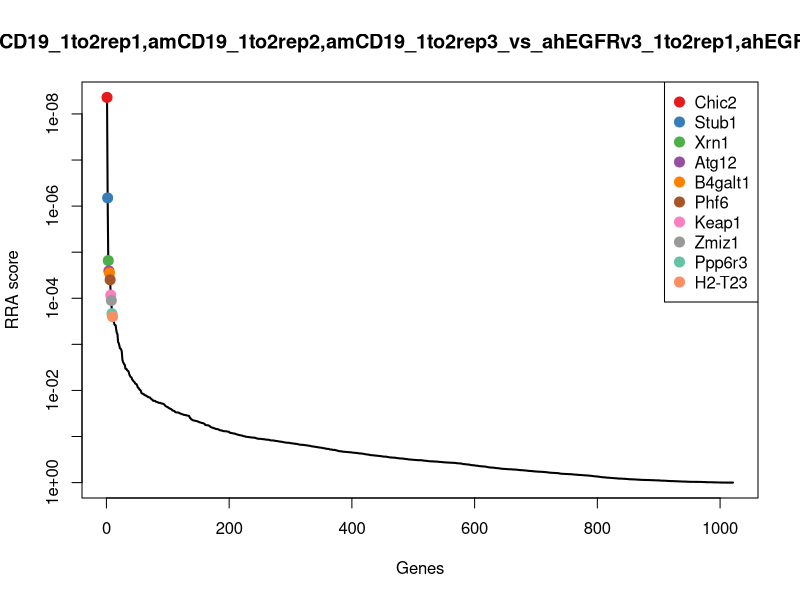
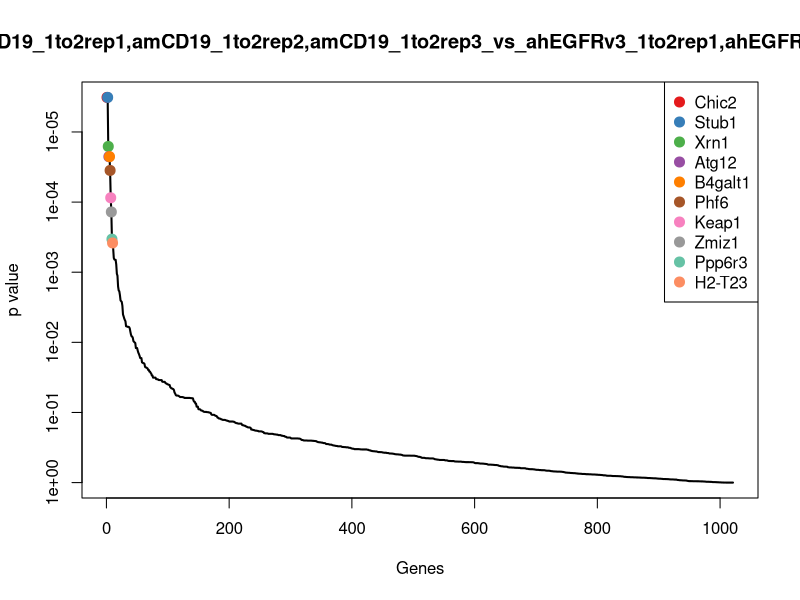
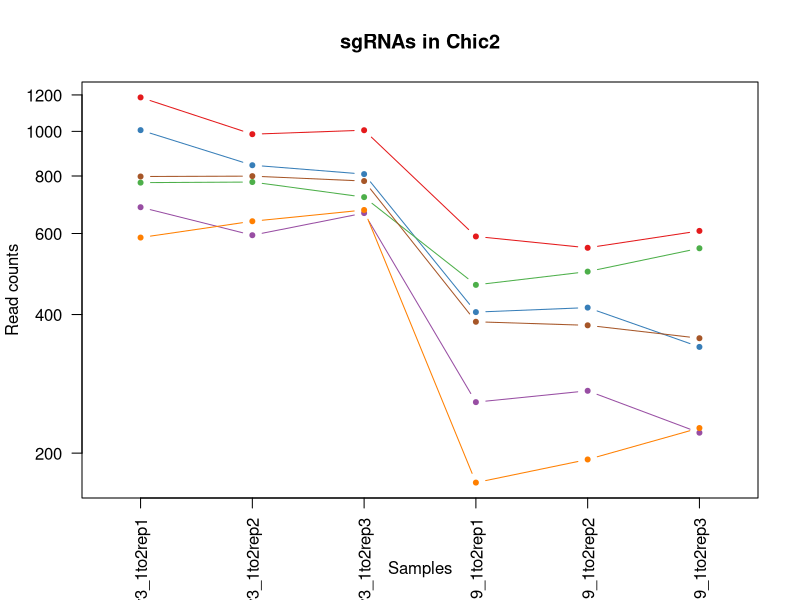
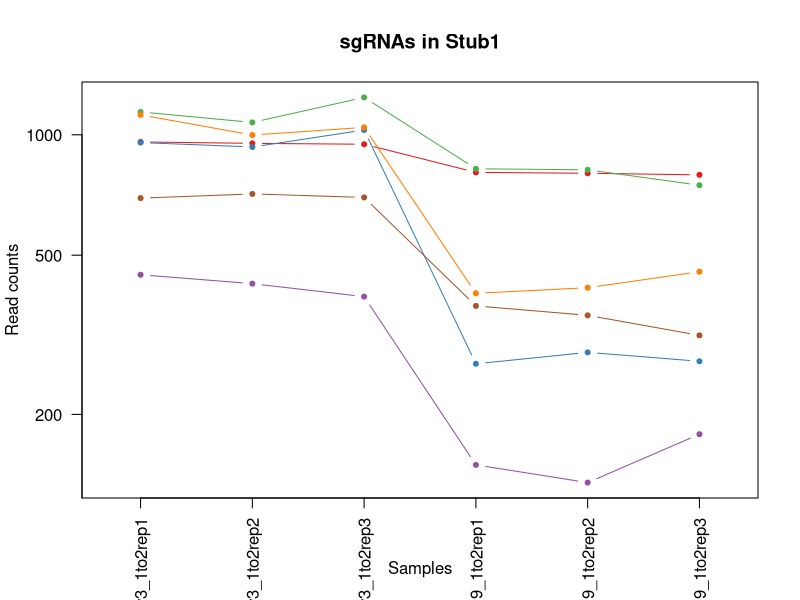
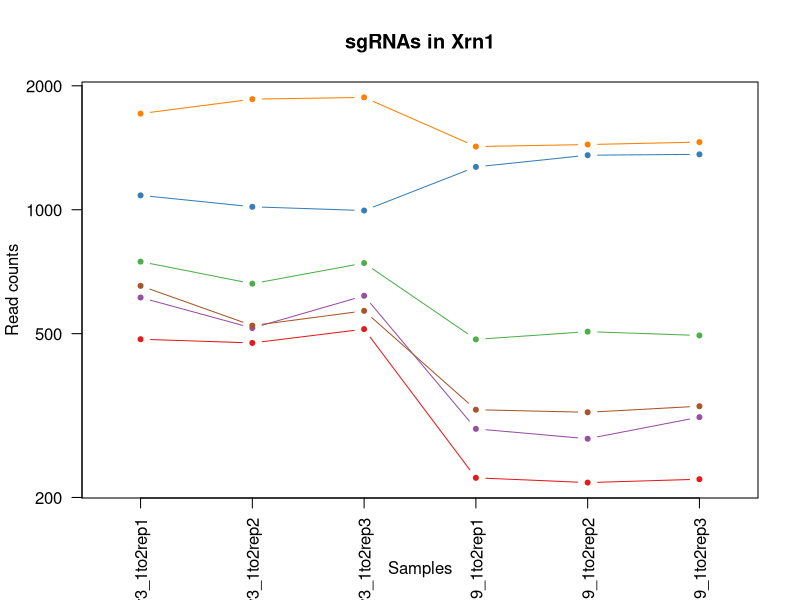
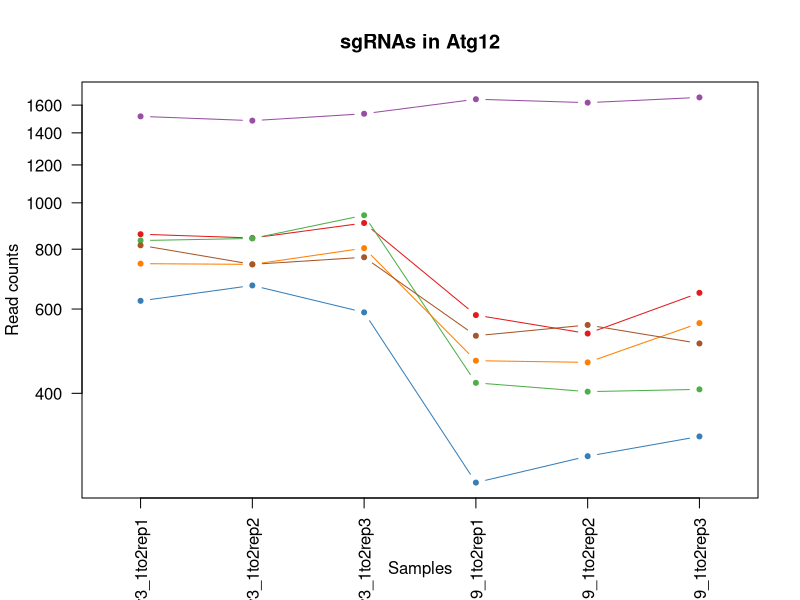
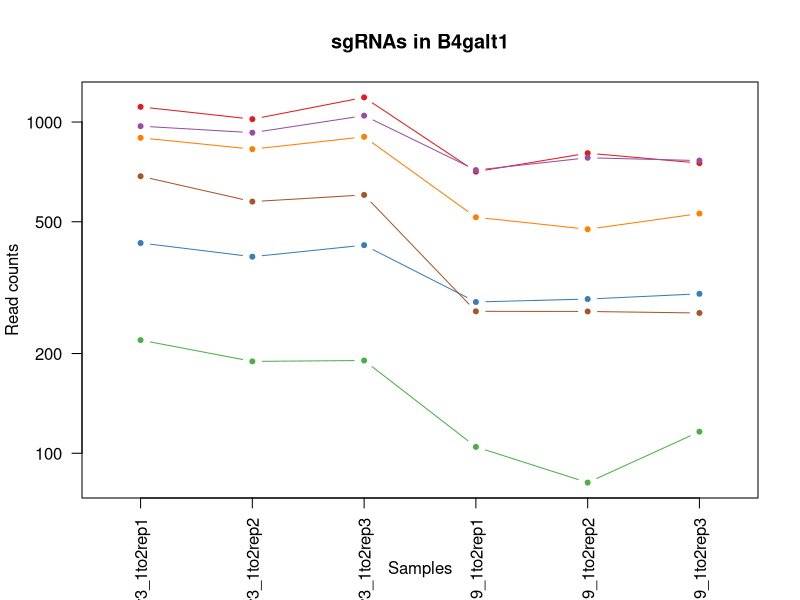
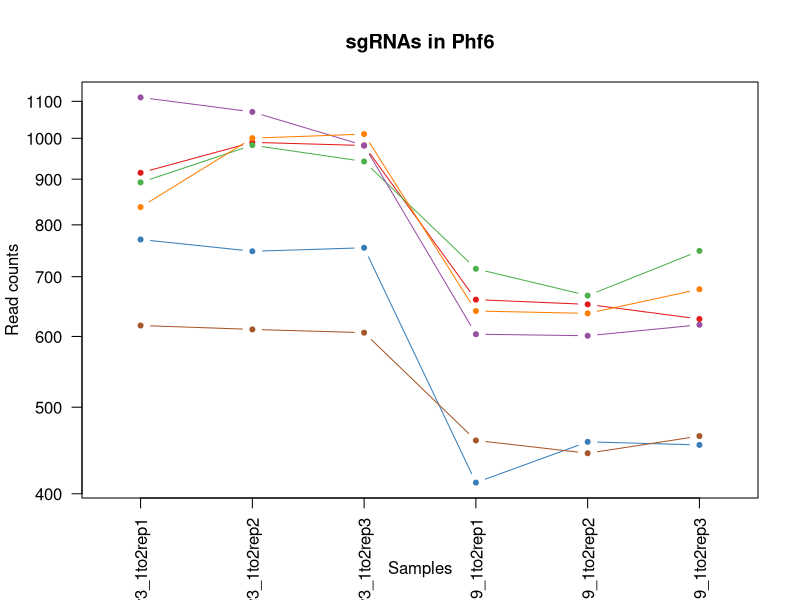

Here is the R script that generated these plots, in order: (Note: this script raises an error after producing the figures.)
pdf(file='cd19_1to2_v_egfr_1to2.pdf',width=4.5,height=4.5);
gstable=read.table('cd19_1to2_v_egfr_1to2.gene_summary.txt',header=T)
# 
#
# parameters
# Do not modify the variables beginning with "__"

# gstablename='__GENE_SUMMARY_FILE__'
startindex=3
# outputfile='__OUTPUT_FILE__'
targetgenelist=c("Chic2","Stub1","Xrn1","Atg12","B4galt1","Phf6","Keap1","Zmiz1","Ppp6r3","H2-T23")
# samplelabel=sub('.\\w+.\\w+$','',colnames(gstable)[startindex]);
samplelabel='amCD19_1to2rep1,amCD19_1to2rep2,amCD19_1to2rep3_vs_ahEGFRv3_1to2rep1,ahEGFRv3_1to2rep2,ahEGFRv3_1to2rep3 neg.'


# You need to write some codes in front of this code:
# gstable=read.table(gstablename,header=T)
# pdf(file=outputfile,width=6,height=6)


# set up color using RColorBrewer
#library(RColorBrewer)
#colors <- brewer.pal(length(targetgenelist), "Set1")

colors=c( "#E41A1C", "#377EB8", "#4DAF4A", "#984EA3", "#FF7F00",  "#A65628", "#F781BF",
          "#999999", "#66C2A5", "#FC8D62", "#8DA0CB", "#E78AC3", "#A6D854", "#FFD92F", "#E5C494", "#B3B3B3", 
          "#8DD3C7", "#FFFFB3", "#BEBADA", "#FB8072", "#80B1D3", "#FDB462", "#B3DE69", "#FCCDE5",
          "#D9D9D9", "#BC80BD", "#CCEBC5", "#FFED6F")

######
# function definition

plotrankedvalues<-function(val, tglist, ...){
  
  plot(val,log='y',ylim=c(max(val),min(val)),type='l',lwd=2, ...)
  if(length(tglist)>0){
    for(i in 1:length(tglist)){
      targetgene=tglist[i];
      tx=which(names(val)==targetgene);ty=val[targetgene];
      points(tx,ty,col=colors[(i %% length(colors)) ],cex=2,pch=20)
      # text(tx+50,ty,targetgene,col=colors[i])
    }
    legend('topright',tglist,pch=20,pt.cex = 2,cex=1,col=colors)
  }
}



plotrandvalues<-function(val,targetgenelist, ...){
  # choose the one with the best distance distribution
  
  mindiffvalue=0;
  randval=val;
  for(i in 1:20){
    randval0=sample(val)
    vindex=sort(which(names(randval0) %in% targetgenelist))
    if(max(vindex)>0.9*length(val)){
      # print('pass...')
      next;
    }
    mindiffind=min(diff(vindex));
    if (mindiffind > mindiffvalue){
      mindiffvalue=mindiffind;
      randval=randval0;
      # print(paste('Diff: ',mindiffvalue))
    }
  }
  plot(randval,log='y',ylim=c(max(randval),min(randval)),pch=20,col='grey', ...)
  
  if(length(targetgenelist)>0){
    for(i in 1:length(targetgenelist)){
      targetgene=targetgenelist[i];
      tx=which(names(randval)==targetgene);ty=randval[targetgene];
      points(tx,ty,col=colors[(i %% length(colors)) ],cex=2,pch=20)
      text(tx+50,ty,targetgene,col=colors[i])
    }
  }
  
}




# set.seed(1235)



pvec=gstable[,startindex]
names(pvec)=gstable[,'id']
pvec=sort(pvec);

plotrankedvalues(pvec,targetgenelist,xlab='Genes',ylab='RRA score',main=paste('Distribution of RRA scores in \\n',samplelabel))

# plotrandvalues(pvec,targetgenelist,xlab='Genes',ylab='RRA score',main=paste('Distribution of RRA scores in \\n',samplelabel))


pvec=gstable[,startindex+1]
names(pvec)=gstable[,'id']
pvec=sort(pvec);

plotrankedvalues(pvec,targetgenelist,xlab='Genes',ylab='p value',main=paste('Distribution of p values in \\n',samplelabel))

# plotrandvalues(pvec,targetgenelist,xlab='Genes',ylab='p value',main=paste('Distribution of p values in \\n',samplelabel))



# you need to write after this code:
# dev.off()






# parameters
# Do not modify the variables beginning with "__"
targetmat=list(c(1184.1666674198034,984.9957602031236,1004.7463278294315,590.1530453478806,557.5501981453393,606.8385079894366),c(1005.1647293214611,843.2568438897415,806.5545135920651,403.93697479483154,413.12801059685614,339.20119861729773),c(772.8064442899589,775.0786309795071,718.6607524954939,463.0085379612066,494.832993194006,556.2201473038365),c(683.3054752407877,593.8681177180946,663.5117259250962,257.10194635269914,272.1581462567033,220.5098701131318),c(586.9198162647573,636.9280416614005,673.8521684070458,171.58882634042286,192.754712465107,225.74625225302148),c(796.9028590339666,798.4027564487978,778.9800003068663,384.8090400552434,378.02939131216505,354.32852479920126))
targetgene="Chic2"
collabel=c("ahEGFRv3_1to2rep1","ahEGFRv3_1to2rep2","ahEGFRv3_1to2rep3","amCD19_1to2rep1","amCD19_1to2rep2","amCD19_1to2rep3")

# set up color using RColorBrewer
#library(RColorBrewer)
#colors <- brewer.pal(length(targetgenelist), "Set1")

colors=c( "#E41A1C", "#377EB8", "#4DAF4A", "#984EA3", "#FF7F00",  "#A65628", "#F781BF",
          "#999999", "#66C2A5", "#FC8D62", "#8DA0CB", "#E78AC3", "#A6D854", "#FFD92F", "#E5C494", "#B3B3B3", 
          "#8DD3C7", "#FFFFB3", "#BEBADA", "#FB8072", "#80B1D3", "#FDB462", "#B3DE69", "#FCCDE5",
          "#D9D9D9", "#BC80BD", "#CCEBC5", "#FFED6F")


## code

targetmatvec=unlist(targetmat)+1
yrange=range(targetmatvec[targetmatvec>0]);
# yrange[1]=1; # set the minimum value to 1
for(i in 1:length(targetmat)){
  vali=targetmat[[i]]+1;
  if(i==1){
    plot(1:length(vali),vali,type='b',las=1,pch=20,main=paste('sgRNAs in',targetgene),ylab='Read counts',xlab='Samples',xlim=c(0.7,length(vali)+0.3),ylim = yrange,col=colors[(i %% length(colors))],xaxt='n',log='y')
    axis(1,at=1:length(vali),labels=(collabel),las=2)
    # lines(0:100,rep(1,101),col='black');
  }else{
    lines(1:length(vali),vali,type='b',pch=20,col=colors[(i %% length(colors))])
  }
}




# parameters
# Do not modify the variables beginning with "__"
targetmat=list(c(958.6930723151606,950.9066537480063,946.150487098384,804.4984316944416,800.3635971312352,793.0209840744028),c(955.250727351731,931.1708552739912,1027.1506198736554,266.66591372249326,284.8166646872476,270.5464105609665),c(1139.4161828952178,1072.9097715873731,1239.1296907536214,821.3760211705488,816.4744387701099,747.0571852909268),c(445.7836727641411,423.4225854425085,392.936814314083,148.52278738974306,134.06521792349233,177.45517251848338),c(1120.4832855963548,997.5549046865879,1042.6612835965798,400.5614568996101,413.70339779824457,453.819785457105),c(693.6325101310767,710.4887450645482,696.2564604512698,372.43214110609813,352.71235445107635,314.1829283933804))
targetgene="Stub1"
collabel=c("ahEGFRv3_1to2rep1","ahEGFRv3_1to2rep2","ahEGFRv3_1to2rep3","amCD19_1to2rep1","amCD19_1to2rep2","amCD19_1to2rep3")

# set up color using RColorBrewer
#library(RColorBrewer)
#colors <- brewer.pal(length(targetgenelist), "Set1")

colors=c( "#E41A1C", "#377EB8", "#4DAF4A", "#984EA3", "#FF7F00",  "#A65628", "#F781BF",
          "#999999", "#66C2A5", "#FC8D62", "#8DA0CB", "#E78AC3", "#A6D854", "#FFD92F", "#E5C494", "#B3B3B3", 
          "#8DD3C7", "#FFFFB3", "#BEBADA", "#FB8072", "#80B1D3", "#FDB462", "#B3DE69", "#FCCDE5",
          "#D9D9D9", "#BC80BD", "#CCEBC5", "#FFED6F")


## code

targetmatvec=unlist(targetmat)+1
yrange=range(targetmatvec[targetmatvec>0]);
# yrange[1]=1; # set the minimum value to 1
for(i in 1:length(targetmat)){
  vali=targetmat[[i]]+1;
  if(i==1){
    plot(1:length(vali),vali,type='b',las=1,pch=20,main=paste('sgRNAs in',targetgene),ylab='Read counts',xlab='Samples',xlim=c(0.7,length(vali)+0.3),ylim = yrange,col=colors[(i %% length(colors))],xaxt='n',log='y')
    axis(1,at=1:length(vali),labels=(collabel),las=2)
    # lines(0:100,rep(1,101),col='black');
  }else{
    lines(1:length(vali),vali,type='b',pch=20,col=colors[(i %% length(colors))])
  }
}




# parameters
# Do not modify the variables beginning with "__"
targetmat=list(c(483.6494673618674,473.6591633763654,511.8519028565028,222.22159476874435,216.34558772203053,220.5098701131318),c(1082.6174909986285,1015.4965396629652,994.4058853474819,1269.7573149191292,1355.612246471021,1362.0411766090806),c(746.9888570642365,660.2521671306912,741.0650445397179,483.2616453325352,504.61457561760847,493.9653818629259),c(611.0162310087649,514.9249238220336,616.9797347563233,292.54488425252424,276.7612438678103,312.43746768008384),c(1710.8454468245416,1855.1650565574312,1873.3434963131938,1422.780792835834,1439.043390672336,1458.6233360781569),c(652.3243705699208,522.1015778125847,567.0009294269004,325.7374768888683,321.0660583747155,332.2193557641115))
targetgene="Xrn1"
collabel=c("ahEGFRv3_1to2rep1","ahEGFRv3_1to2rep2","ahEGFRv3_1to2rep3","amCD19_1to2rep1","amCD19_1to2rep2","amCD19_1to2rep3")

# set up color using RColorBrewer
#library(RColorBrewer)
#colors <- brewer.pal(length(targetgenelist), "Set1")

colors=c( "#E41A1C", "#377EB8", "#4DAF4A", "#984EA3", "#FF7F00",  "#A65628", "#F781BF",
          "#999999", "#66C2A5", "#FC8D62", "#8DA0CB", "#E78AC3", "#A6D854", "#FFD92F", "#E5C494", "#B3B3B3", 
          "#8DD3C7", "#FFFFB3", "#BEBADA", "#FB8072", "#80B1D3", "#FDB462", "#B3DE69", "#FCCDE5",
          "#D9D9D9", "#BC80BD", "#CCEBC5", "#FFED6F")


## code

targetmatvec=unlist(targetmat)+1
yrange=range(targetmatvec[targetmatvec>0]);
# yrange[1]=1; # set the minimum value to 1
for(i in 1:length(targetmat)){
  vali=targetmat[[i]]+1;
  if(i==1){
    plot(1:length(vali),vali,type='b',las=1,pch=20,main=paste('sgRNAs in',targetgene),ylab='Read counts',xlab='Samples',xlim=c(0.7,length(vali)+0.3),ylim = yrange,col=colors[(i %% length(colors))],xaxt='n',log='y')
    axis(1,at=1:length(vali),labels=(collabel),las=2)
    # lines(0:100,rep(1,101),col='black');
  }else{
    lines(1:length(vali),vali,type='b',pch=20,col=colors[(i %% length(colors))])
  }
}




# parameters
# Do not modify the variables beginning with "__"
targetmat=list(c(858.8650683757005,843.2568438897415,906.5121242509107,581.714250609827,532.2331612842506,647.565924633023),c(623.0644383807687,671.0171481165177,589.4052214711245,259.35229161618014,294.5982471108501,324.07387243539426),c(833.047481149978,841.4626803921037,940.9802658574092,419.6893916391982,402.19565377047695,406.692346198098),c(1514.631783909051,1483.7732125464174,1533.8323014891835,1645.0023876045784,1617.988810304122,1659.351318107261),c(745.2676845825216,742.7836880220276,803.1076994314152,466.94664217229825,463.18669711764517,559.7110687304296),c(814.1145838511148,742.7836880220276,768.6395578249167,526.5807916545436,554.6732621383974,507.3472473315328))
targetgene="Atg12"
collabel=c("ahEGFRv3_1to2rep1","ahEGFRv3_1to2rep2","ahEGFRv3_1to2rep3","amCD19_1to2rep1","amCD19_1to2rep2","amCD19_1to2rep3")

# set up color using RColorBrewer
#library(RColorBrewer)
#colors <- brewer.pal(length(targetgenelist), "Set1")

colors=c( "#E41A1C", "#377EB8", "#4DAF4A", "#984EA3", "#FF7F00",  "#A65628", "#F781BF",
          "#999999", "#66C2A5", "#FC8D62", "#8DA0CB", "#E78AC3", "#A6D854", "#FFD92F", "#E5C494", "#B3B3B3", 
          "#8DD3C7", "#FFFFB3", "#BEBADA", "#FB8072", "#80B1D3", "#FDB462", "#B3DE69", "#FCCDE5",
          "#D9D9D9", "#BC80BD", "#CCEBC5", "#FFED6F")


## code

targetmatvec=unlist(targetmat)+1
yrange=range(targetmatvec[targetmatvec>0]);
# yrange[1]=1; # set the minimum value to 1
for(i in 1:length(targetmat)){
  vali=targetmat[[i]]+1;
  if(i==1){
    plot(1:length(vali),vali,type='b',las=1,pch=20,main=paste('sgRNAs in',targetgene),ylab='Read counts',xlab='Samples',xlim=c(0.7,length(vali)+0.3),ylim = yrange,col=colors[(i %% length(colors))],xaxt='n',log='y')
    axis(1,at=1:length(vali),labels=(collabel),las=2)
    # lines(0:100,rep(1,101),col='black');
  }else{
    lines(1:length(vali),vali,type='b',pch=20,col=colors[(i %% length(colors))])
  }
}




# parameters
# Do not modify the variables beginning with "__"
targetmat=list(c(1110.1562507060657,1019.0848666582408,1185.7040712635485,707.1709990488903,804.3913075409539,750.5481067175199),c(430.29312042870765,391.127642485029,423.9581417599316,285.2312621462111,291.1459239025198,301.96470340030453),c(218.5889051777835,188.38716725196352,189.57477883574177,103.51588212012396,80.55420819437308,115.20040707757282),c(970.7412796871645,927.5825282787156,1044.3846906769047,715.0472074710736,779.0742706798652,763.9299721861269),c(895.0096904917119,827.1093724110018,901.3419030099359,514.7664790212685,473.543666742636,528.2927758910915),c(685.0266477225026,574.1323192440793,601.4690710333989,267.22850003836345,266.97966144420786,264.14638794554577))
targetgene="B4galt1"
collabel=c("ahEGFRv3_1to2rep1","ahEGFRv3_1to2rep2","ahEGFRv3_1to2rep3","amCD19_1to2rep1","amCD19_1to2rep2","amCD19_1to2rep3")

# set up color using RColorBrewer
#library(RColorBrewer)
#colors <- brewer.pal(length(targetgenelist), "Set1")

colors=c( "#E41A1C", "#377EB8", "#4DAF4A", "#984EA3", "#FF7F00",  "#A65628", "#F781BF",
          "#999999", "#66C2A5", "#FC8D62", "#8DA0CB", "#E78AC3", "#A6D854", "#FFD92F", "#E5C494", "#B3B3B3", 
          "#8DD3C7", "#FFFFB3", "#BEBADA", "#FB8072", "#80B1D3", "#FDB462", "#B3DE69", "#FCCDE5",
          "#D9D9D9", "#BC80BD", "#CCEBC5", "#FFED6F")


## code

targetmatvec=unlist(targetmat)+1
yrange=range(targetmatvec[targetmatvec>0]);
# yrange[1]=1; # set the minimum value to 1
for(i in 1:length(targetmat)){
  vali=targetmat[[i]]+1;
  if(i==1){
    plot(1:length(vali),vali,type='b',las=1,pch=20,main=paste('sgRNAs in',targetgene),ylab='Read counts',xlab='Samples',xlim=c(0.7,length(vali)+0.3),ylim = yrange,col=colors[(i %% length(colors))],xaxt='n',log='y')
    axis(1,at=1:length(vali),labels=(collabel),las=2)
    # lines(0:100,rep(1,101),col='black');
  }else{
    lines(1:length(vali),vali,type='b',pch=20,col=colors[(i %% length(colors))])
  }
}




# parameters
# Do not modify the variables beginning with "__"
targetmat=list(c(913.9425877905751,988.5840871983991,980.6186287048824,658.7885758840497,650.7629247702567,626.6203960734642),c(769.3640993265293,746.372015017303,753.1288941019924,410.6880105852744,456.2820507009846,452.656144981574),c(891.5673455282822,981.407433207848,940.9802658574092,713.3594485234629,665.7229920063546,747.0571852909268),c(1110.1562507060657,1069.3214445920978,980.6186287048824,602.5299442970258,600.1288510480794,617.3112722692159),c(836.4898261134077,999.3490681842255,1009.9165490704062,639.6606411444616,635.8028575341589,676.6569365212989),c(616.1797484539094,610.0155891968343,604.9158851940488,457.94526111837445,443.0481450690519,463.12890926135333))
targetgene="Phf6"
collabel=c("ahEGFRv3_1to2rep1","ahEGFRv3_1to2rep2","ahEGFRv3_1to2rep3","amCD19_1to2rep1","amCD19_1to2rep2","amCD19_1to2rep3")

# set up color using RColorBrewer
#library(RColorBrewer)
#colors <- brewer.pal(length(targetgenelist), "Set1")

colors=c( "#E41A1C", "#377EB8", "#4DAF4A", "#984EA3", "#FF7F00",  "#A65628", "#F781BF",
          "#999999", "#66C2A5", "#FC8D62", "#8DA0CB", "#E78AC3", "#A6D854", "#FFD92F", "#E5C494", "#B3B3B3", 
          "#8DD3C7", "#FFFFB3", "#BEBADA", "#FB8072", "#80B1D3", "#FDB462", "#B3DE69", "#FCCDE5",
          "#D9D9D9", "#BC80BD", "#CCEBC5", "#FFED6F")


## code

targetmatvec=unlist(targetmat)+1
yrange=range(targetmatvec[targetmatvec>0]);
# yrange[1]=1; # set the minimum value to 1
for(i in 1:length(targetmat)){
  vali=targetmat[[i]]+1;
  if(i==1){
    plot(1:length(vali),vali,type='b',las=1,pch=20,main=paste('sgRNAs in',targetgene),ylab='Read counts',xlab='Samples',xlim=c(0.7,length(vali)+0.3),ylim = yrange,col=colors[(i %% length(colors))],xaxt='n',log='y')
    axis(1,at=1:length(vali),labels=(collabel),las=2)
    # lines(0:100,rep(1,101),col='black');
  }else{
    lines(1:length(vali),vali,type='b',pch=20,col=colors[(i %% length(colors))])
  }
}




# parameters
# Do not modify the variables beginning with "__"
targetmat=list(c(1160.070252675796,1225.4136688865817,1330.4702660108424,571.0251106082925,618.5412414925075,591.7111818075331),c(461.2742250995746,511.3365968267581,405.00066387635746,250.3509105622563,231.30565495812837,258.32818556789056),c(931.1543126077233,945.5241632550931,972.0015933032579,504.07733901973404,498.28531640233626,545.1655627862916),c(1056.799903772906,1105.2047145448528,1144.3423013357503,885.510861179756,861.9300276797918,911.1304923408032),c(562.8234015207496,550.8081937747886,486.00079665162895,432.6288769042137,401.6202665690886,418.91057119117386),c(979.3471420957386,818.138554922813,1065.065575640804,659.9137485157902,642.7075039508194,584.7293389543469))
targetgene="Keap1"
collabel=c("ahEGFRv3_1to2rep1","ahEGFRv3_1to2rep2","ahEGFRv3_1to2rep3","amCD19_1to2rep1","amCD19_1to2rep2","amCD19_1to2rep3")

# set up color using RColorBrewer
#library(RColorBrewer)
#colors <- brewer.pal(length(targetgenelist), "Set1")

colors=c( "#E41A1C", "#377EB8", "#4DAF4A", "#984EA3", "#FF7F00",  "#A65628", "#F781BF",
          "#999999", "#66C2A5", "#FC8D62", "#8DA0CB", "#E78AC3", "#A6D854", "#FFD92F", "#E5C494", "#B3B3B3", 
          "#8DD3C7", "#FFFFB3", "#BEBADA", "#FB8072", "#80B1D3", "#FDB462", "#B3DE69", "#FCCDE5",
          "#D9D9D9", "#BC80BD", "#CCEBC5", "#FFED6F")


## code

targetmatvec=unlist(targetmat)+1
yrange=range(targetmatvec[targetmatvec>0]);
# yrange[1]=1; # set the minimum value to 1
for(i in 1:length(targetmat)){
  vali=targetmat[[i]]+1;
  if(i==1){
    plot(1:length(vali),vali,type='b',las=1,pch=20,main=paste('sgRNAs in',targetgene),ylab='Read counts',xlab='Samples',xlim=c(0.7,length(vali)+0.3),ylim = yrange,col=colors[(i %% length(colors))],xaxt='n',log='y')
    axis(1,at=1:length(vali),labels=(collabel),las=2)
    # lines(0:100,rep(1,101),col='black');
  }else{
    lines(1:length(vali),vali,type='b',pch=20,col=colors[(i %% length(colors))])
  }
}




# parameters
# Do not modify the variables beginning with "__"
targetmat=list(c(1201.3783922369519,1367.1525851999638,1344.2575226534418,881.5727569686643,771.018849860428,827.930198340334),c(1199.6572197552368,1037.0265016346182,1018.5335844720308,808.9991222214035,814.1728899645564,874.4758173615754),c(635.1126457527726,642.3105321543137,535.9796019810518,533.8944137608567,481.5990875620733,484.07443782091207),c(387.2638083858369,383.95098849447805,344.68141606498506,968.7736359285514,1010.3799256379937,1000.7308089566932),c(413.08139561155934,464.6883458881767,429.1283630009064,172.1514126562931,151.3268339651437,125.09135111958665),c(406.1967056847,353.4502090346363,391.21340723375806,124.33157580732279,144.42218754848315,149.52780110573846))
targetgene="Zmiz1"
collabel=c("ahEGFRv3_1to2rep1","ahEGFRv3_1to2rep2","ahEGFRv3_1to2rep3","amCD19_1to2rep1","amCD19_1to2rep2","amCD19_1to2rep3")

# set up color using RColorBrewer
#library(RColorBrewer)
#colors <- brewer.pal(length(targetgenelist), "Set1")

colors=c( "#E41A1C", "#377EB8", "#4DAF4A", "#984EA3", "#FF7F00",  "#A65628", "#F781BF",
          "#999999", "#66C2A5", "#FC8D62", "#8DA0CB", "#E78AC3", "#A6D854", "#FFD92F", "#E5C494", "#B3B3B3", 
          "#8DD3C7", "#FFFFB3", "#BEBADA", "#FB8072", "#80B1D3", "#FDB462", "#B3DE69", "#FCCDE5",
          "#D9D9D9", "#BC80BD", "#CCEBC5", "#FFED6F")


## code

targetmatvec=unlist(targetmat)+1
yrange=range(targetmatvec[targetmatvec>0]);
# yrange[1]=1; # set the minimum value to 1
for(i in 1:length(targetmat)){
  vali=targetmat[[i]]+1;
  if(i==1){
    plot(1:length(vali),vali,type='b',las=1,pch=20,main=paste('sgRNAs in',targetgene),ylab='Read counts',xlab='Samples',xlim=c(0.7,length(vali)+0.3),ylim = yrange,col=colors[(i %% length(colors))],xaxt='n',log='y')
    axis(1,at=1:length(vali),labels=(collabel),las=2)
    # lines(0:100,rep(1,101),col='black');
  }else{
    lines(1:length(vali),vali,type='b',pch=20,col=colors[(i %% length(colors))])
  }
}




# parameters
# Do not modify the variables beginning with "__"
targetmat=list(c(817.5569288145446,888.1109313306852,928.9164162951347,459.6330200659852,520.7254172564831,496.29266281398793),c(695.3536826127915,658.4580036330534,727.2777878971185,354.99196531412076,409.1003001871375,374.1104128832289),c(686.7478202042174,678.1938021070687,710.0437170938692,445.00577585335895,491.9560571870641,468.36529140124304),c(380.3791184589776,348.0677185417231,394.66022139440787,600.8421853494151,554.6732621383974,685.9660603255472),c(938.0390025345827,834.2860264015527,942.7036729377342,523.2052737593222,574.2364269856023,528.2927758910915),c(485.37063984358224,504.15994283620716,473.9369470893545,374.1199000537089,344.65693363163905,350.8376033726081))
targetgene="Ppp6r3"
collabel=c("ahEGFRv3_1to2rep1","ahEGFRv3_1to2rep2","ahEGFRv3_1to2rep3","amCD19_1to2rep1","amCD19_1to2rep2","amCD19_1to2rep3")

# set up color using RColorBrewer
#library(RColorBrewer)
#colors <- brewer.pal(length(targetgenelist), "Set1")

colors=c( "#E41A1C", "#377EB8", "#4DAF4A", "#984EA3", "#FF7F00",  "#A65628", "#F781BF",
          "#999999", "#66C2A5", "#FC8D62", "#8DA0CB", "#E78AC3", "#A6D854", "#FFD92F", "#E5C494", "#B3B3B3", 
          "#8DD3C7", "#FFFFB3", "#BEBADA", "#FB8072", "#80B1D3", "#FDB462", "#B3DE69", "#FCCDE5",
          "#D9D9D9", "#BC80BD", "#CCEBC5", "#FFED6F")


## code

targetmatvec=unlist(targetmat)+1
yrange=range(targetmatvec[targetmatvec>0]);
# yrange[1]=1; # set the minimum value to 1
for(i in 1:length(targetmat)){
  vali=targetmat[[i]]+1;
  if(i==1){
    plot(1:length(vali),vali,type='b',las=1,pch=20,main=paste('sgRNAs in',targetgene),ylab='Read counts',xlab='Samples',xlim=c(0.7,length(vali)+0.3),ylim = yrange,col=colors[(i %% length(colors))],xaxt='n',log='y')
    axis(1,at=1:length(vali),labels=(collabel),las=2)
    # lines(0:100,rep(1,101),col='black');
  }else{
    lines(1:length(vali),vali,type='b',pch=20,col=colors[(i %% length(colors))])
  }
}




# parameters
# Do not modify the variables beginning with "__"
targetmat=list(c(564.5445740024644,642.3105321543137,635.9372126398974,525.4556190228031,456.85743790237296,463.12890926135333),c(1313.2546035484158,1401.241691655081,1402.8533633844893,822.5011938022892,804.3913075409539,829.093838815865),c(1716.0089642696862,1605.7763303857844,1733.747522806875,1209.5605791210137,1201.4084764989354,1253.8226123846941),c(1187.6090123832332,1255.9144483464236,1228.7892482716718,744.8642822121963,710.0278065132597,747.0571852909268),c(655.7667155333505,706.9004180692726,706.5969029332193,578.3387327146056,555.8240365411742,624.8749353601677),c(485.37063984358224,444.9525474141615,480.83057541065415,274.54212214467657,318.764509569162,316.5102093444425))
targetgene="H2-T23"
collabel=c("ahEGFRv3_1to2rep1","ahEGFRv3_1to2rep2","ahEGFRv3_1to2rep3","amCD19_1to2rep1","amCD19_1to2rep2","amCD19_1to2rep3")

# set up color using RColorBrewer
#library(RColorBrewer)
#colors <- brewer.pal(length(targetgenelist), "Set1")

colors=c( "#E41A1C", "#377EB8", "#4DAF4A", "#984EA3", "#FF7F00",  "#A65628", "#F781BF",
          "#999999", "#66C2A5", "#FC8D62", "#8DA0CB", "#E78AC3", "#A6D854", "#FFD92F", "#E5C494", "#B3B3B3", 
          "#8DD3C7", "#FFFFB3", "#BEBADA", "#FB8072", "#80B1D3", "#FDB462", "#B3DE69", "#FCCDE5",
          "#D9D9D9", "#BC80BD", "#CCEBC5", "#FFED6F")


## code

targetmatvec=unlist(targetmat)+1
yrange=range(targetmatvec[targetmatvec>0]);
# yrange[1]=1; # set the minimum value to 1
for(i in 1:length(targetmat)){
  vali=targetmat[[i]]+1;
  if(i==1){
    plot(1:length(vali),vali,type='b',las=1,pch=20,main=paste('sgRNAs in',targetgene),ylab='Read counts',xlab='Samples',xlim=c(0.7,length(vali)+0.3),ylim = yrange,col=colors[(i %% length(colors))],xaxt='n',log='y')
    axis(1,at=1:length(vali),labels=(collabel),las=2)
    # lines(0:100,rep(1,101),col='black');
  }else{
    lines(1:length(vali),vali,type='b',pch=20,col=colors[(i %% length(colors))])
  }
}



# 
#
# parameters
# Do not modify the variables beginning with "__"

# gstablename='__GENE_SUMMARY_FILE__'
startindex=9
# outputfile='__OUTPUT_FILE__'
targetgenelist=c("Jak2","Jak1","Tsc1","Stat1","Irf1","Nprl3","Ifngr1","Tsc2","Etv5","Cbfa2t3")
# samplelabel=sub('.\\w+.\\w+$','',colnames(gstable)[startindex]);
samplelabel='amCD19_1to2rep1,amCD19_1to2rep2,amCD19_1to2rep3_vs_ahEGFRv3_1to2rep1,ahEGFRv3_1to2rep2,ahEGFRv3_1to2rep3 pos.'


# You need to write some codes in front of this code:
# gstable=read.table(gstablename,header=T)
# pdf(file=outputfile,width=6,height=6)


# set up color using RColorBrewer
#library(RColorBrewer)
#colors <- brewer.pal(length(targetgenelist), "Set1")

colors=c( "#E41A1C", "#377EB8", "#4DAF4A", "#984EA3", "#FF7F00",  "#A65628", "#F781BF",
          "#999999", "#66C2A5", "#FC8D62", "#8DA0CB", "#E78AC3", "#A6D854", "#FFD92F", "#E5C494", "#B3B3B3", 
          "#8DD3C7", "#FFFFB3", "#BEBADA", "#FB8072", "#80B1D3", "#FDB462", "#B3DE69", "#FCCDE5",
          "#D9D9D9", "#BC80BD", "#CCEBC5", "#FFED6F")

######
# function definition

plotrankedvalues<-function(val, tglist, ...){
  
  plot(val,log='y',ylim=c(max(val),min(val)),type='l',lwd=2, ...)
  if(length(tglist)>0){
    for(i in 1:length(tglist)){
      targetgene=tglist[i];
      tx=which(names(val)==targetgene);ty=val[targetgene];
      points(tx,ty,col=colors[(i %% length(colors)) ],cex=2,pch=20)
      # text(tx+50,ty,targetgene,col=colors[i])
    }
    legend('topright',tglist,pch=20,pt.cex = 2,cex=1,col=colors)
  }
}



plotrandvalues<-function(val,targetgenelist, ...){
  # choose the one with the best distance distribution
  
  mindiffvalue=0;
  randval=val;
  for(i in 1:20){
    randval0=sample(val)
    vindex=sort(which(names(randval0) %in% targetgenelist))
    if(max(vindex)>0.9*length(val)){
      # print('pass...')
      next;
    }
    mindiffind=min(diff(vindex));
    if (mindiffind > mindiffvalue){
      mindiffvalue=mindiffind;
      randval=randval0;
      # print(paste('Diff: ',mindiffvalue))
    }
  }
  plot(randval,log='y',ylim=c(max(randval),min(randval)),pch=20,col='grey', ...)
  
  if(length(targetgenelist)>0){
    for(i in 1:length(targetgenelist)){
      targetgene=targetgenelist[i];
      tx=which(names(randval)==targetgene);ty=randval[targetgene];
      points(tx,ty,col=colors[(i %% length(colors)) ],cex=2,pch=20)
      text(tx+50,ty,targetgene,col=colors[i])
    }
  }
  
}




# set.seed(1235)



pvec=gstable[,startindex]
names(pvec)=gstable[,'id']
pvec=sort(pvec);

plotrankedvalues(pvec,targetgenelist,xlab='Genes',ylab='RRA score',main=paste('Distribution of RRA scores in \\n',samplelabel))

# plotrandvalues(pvec,targetgenelist,xlab='Genes',ylab='RRA score',main=paste('Distribution of RRA scores in \\n',samplelabel))


pvec=gstable[,startindex+1]
names(pvec)=gstable[,'id']
pvec=sort(pvec);

plotrankedvalues(pvec,targetgenelist,xlab='Genes',ylab='p value',main=paste('Distribution of p values in \\n',samplelabel))

# plotrandvalues(pvec,targetgenelist,xlab='Genes',ylab='p value',main=paste('Distribution of p values in \\n',samplelabel))



# you need to write after this code:
# dev.off()






# parameters
# Do not modify the variables beginning with "__"
targetmat=list(c(605.8527135636203,584.8973002299058,592.8520356317742,5184.795487060122,5189.41716932179,5409.182750506033),c(922.5484501991492,1051.3798096157202,1059.895354399829,9616.287897169994,8989.274247290647,9663.45232904751),c(1043.0305239191873,1056.7623001086336,1023.7038057130056,8726.838931779146,8485.810446075815,8686.576149839202),c(2352.8427825041736,2222.9685735731696,2249.0462398240275,13349.048102969029,12946.787418439917,12918.154739107824),c(1049.9152138460468,1033.4381746393428,1009.9165490704062,8442.732842264675,8182.00600374275,8576.030304663755),c(2225.476018857276,2287.5584594881284,2323.1527442779993,15961.698953870418,16505.557259027042,16305.512163378678))
targetgene="Jak2"
collabel=c("ahEGFRv3_1to2rep1","ahEGFRv3_1to2rep2","ahEGFRv3_1to2rep3","amCD19_1to2rep1","amCD19_1to2rep2","amCD19_1to2rep3")

# set up color using RColorBrewer
#library(RColorBrewer)
#colors <- brewer.pal(length(targetgenelist), "Set1")

colors=c( "#E41A1C", "#377EB8", "#4DAF4A", "#984EA3", "#FF7F00",  "#A65628", "#F781BF",
          "#999999", "#66C2A5", "#FC8D62", "#8DA0CB", "#E78AC3", "#A6D854", "#FFD92F", "#E5C494", "#B3B3B3", 
          "#8DD3C7", "#FFFFB3", "#BEBADA", "#FB8072", "#80B1D3", "#FDB462", "#B3DE69", "#FCCDE5",
          "#D9D9D9", "#BC80BD", "#CCEBC5", "#FFED6F")


## code

targetmatvec=unlist(targetmat)+1
yrange=range(targetmatvec[targetmatvec>0]);
# yrange[1]=1; # set the minimum value to 1
for(i in 1:length(targetmat)){
  vali=targetmat[[i]]+1;
  if(i==1){
    plot(1:length(vali),vali,type='b',las=1,pch=20,main=paste('sgRNAs in',targetgene),ylab='Read counts',xlab='Samples',xlim=c(0.7,length(vali)+0.3),ylim = yrange,col=colors[(i %% length(colors))],xaxt='n',log='y')
    axis(1,at=1:length(vali),labels=(collabel),las=2)
    # lines(0:100,rep(1,101),col='black');
  }else{
    lines(1:length(vali),vali,type='b',pch=20,col=colors[(i %% length(colors))])
  }
}




# parameters
# Do not modify the variables beginning with "__"
targetmat=list(c(1716.0089642696862,1532.2156269826366,1788.8965493772725,13409.244838767143,13633.224349696253,13453.429357852103),c(2056.8011156492225,2007.6689538566397,2025.0033193817872,12449.472583892517,12251.719679162756,12622.590058322941),c(1481.9295067564692,1627.3062923574373,1613.1090271841301,8279.582810662305,8196.966070978848,8420.684301180361),c(1106.7139057426361,1121.3521860235924,1264.9807969584951,8321.776784352574,8772.353272367227,8460.248077348417),c(2125.648014917816,2368.2958168818272,2557.536107202189,10665.511376267988,10924.301405559765,10802.074534354631),c(779.6911342168182,803.7852469417111,801.3842923510903,4481.562592222323,4350.502629697534,4527.725090291271))
targetgene="Jak1"
collabel=c("ahEGFRv3_1to2rep1","ahEGFRv3_1to2rep2","ahEGFRv3_1to2rep3","amCD19_1to2rep1","amCD19_1to2rep2","amCD19_1to2rep3")

# set up color using RColorBrewer
#library(RColorBrewer)
#colors <- brewer.pal(length(targetgenelist), "Set1")

colors=c( "#E41A1C", "#377EB8", "#4DAF4A", "#984EA3", "#FF7F00",  "#A65628", "#F781BF",
          "#999999", "#66C2A5", "#FC8D62", "#8DA0CB", "#E78AC3", "#A6D854", "#FFD92F", "#E5C494", "#B3B3B3", 
          "#8DD3C7", "#FFFFB3", "#BEBADA", "#FB8072", "#80B1D3", "#FDB462", "#B3DE69", "#FCCDE5",
          "#D9D9D9", "#BC80BD", "#CCEBC5", "#FFED6F")


## code

targetmatvec=unlist(targetmat)+1
yrange=range(targetmatvec[targetmatvec>0]);
# yrange[1]=1; # set the minimum value to 1
for(i in 1:length(targetmat)){
  vali=targetmat[[i]]+1;
  if(i==1){
    plot(1:length(vali),vali,type='b',las=1,pch=20,main=paste('sgRNAs in',targetgene),ylab='Read counts',xlab='Samples',xlim=c(0.7,length(vali)+0.3),ylim = yrange,col=colors[(i %% length(colors))],xaxt='n',log='y')
    axis(1,at=1:length(vali),labels=(collabel),las=2)
    # lines(0:100,rep(1,101),col='black');
  }else{
    lines(1:length(vali),vali,type='b',pch=20,col=colors[(i %% length(colors))])
  }
}




# parameters
# Do not modify the variables beginning with "__"
targetmat=list(c(1316.6969485118454,1334.8576422424844,1342.5341155731169,3237.1216615173544,2928.145467865461,2915.501211443017),c(1858.866280252017,1675.7487067936565,1825.088098064096,5503.219341842677,5250.408212668959,5319.000613652377),c(1597.2480630313628,1623.7179653621617,1618.279248425105,5329.942756554643,4946.028383134507,4909.399166265452),c(1223.7536344992445,1290.0035548015408,1270.15101819947,4506.3163901206135,4562.820507009846,4722.63486994272),c(1311.533431066701,1465.83157757004,1302.8957527256434,4435.993100636833,4489.746332433522,4678.998352110306),c(662.6514054602097,723.0478895480123,803.1076994314152,2739.795358288063,2821.1234484072224,2932.373998338217))
targetgene="Tsc1"
collabel=c("ahEGFRv3_1to2rep1","ahEGFRv3_1to2rep2","ahEGFRv3_1to2rep3","amCD19_1to2rep1","amCD19_1to2rep2","amCD19_1to2rep3")

# set up color using RColorBrewer
#library(RColorBrewer)
#colors <- brewer.pal(length(targetgenelist), "Set1")

colors=c( "#E41A1C", "#377EB8", "#4DAF4A", "#984EA3", "#FF7F00",  "#A65628", "#F781BF",
          "#999999", "#66C2A5", "#FC8D62", "#8DA0CB", "#E78AC3", "#A6D854", "#FFD92F", "#E5C494", "#B3B3B3", 
          "#8DD3C7", "#FFFFB3", "#BEBADA", "#FB8072", "#80B1D3", "#FDB462", "#B3DE69", "#FCCDE5",
          "#D9D9D9", "#BC80BD", "#CCEBC5", "#FFED6F")


## code

targetmatvec=unlist(targetmat)+1
yrange=range(targetmatvec[targetmatvec>0]);
# yrange[1]=1; # set the minimum value to 1
for(i in 1:length(targetmat)){
  vali=targetmat[[i]]+1;
  if(i==1){
    plot(1:length(vali),vali,type='b',las=1,pch=20,main=paste('sgRNAs in',targetgene),ylab='Read counts',xlab='Samples',xlim=c(0.7,length(vali)+0.3),ylim = yrange,col=colors[(i %% length(colors))],xaxt='n',log='y')
    axis(1,at=1:length(vali),labels=(collabel),las=2)
    # lines(0:100,rep(1,101),col='black');
  }else{
    lines(1:length(vali),vali,type='b',pch=20,col=colors[(i %% length(colors))])
  }
}




# parameters
# Do not modify the variables beginning with "__"
targetmat=list(c(1645.4408925193782,1679.3370337889319,1666.5346466742028,7866.08186849768,7805.127386833362,7714.936352770786),c(1807.231105800572,1690.1020147747586,1759.5986290117487,10955.805915257031,11372.528035441312,11100.548316328342),c(1148.022045303792,1221.8253418913064,1242.576504914271,2381.427875078721,2437.915572282562,2415.7176272024362),c(1459.5542644941763,1438.9191251054738,1406.300177545139,9239.355065536933,9169.945828526597,9302.141961395122),c(1025.818799102039,999.3490681842255,1049.5549119178795,6695.339745171713,6481.1614364387015,6696.750936681127),c(898.4520354551415,927.5825282787156,1018.5335844720308,3706.3186489531336,3729.659839399473,3635.79466579673))
targetgene="Stat1"
collabel=c("ahEGFRv3_1to2rep1","ahEGFRv3_1to2rep2","ahEGFRv3_1to2rep3","amCD19_1to2rep1","amCD19_1to2rep2","amCD19_1to2rep3")

# set up color using RColorBrewer
#library(RColorBrewer)
#colors <- brewer.pal(length(targetgenelist), "Set1")

colors=c( "#E41A1C", "#377EB8", "#4DAF4A", "#984EA3", "#FF7F00",  "#A65628", "#F781BF",
          "#999999", "#66C2A5", "#FC8D62", "#8DA0CB", "#E78AC3", "#A6D854", "#FFD92F", "#E5C494", "#B3B3B3", 
          "#8DD3C7", "#FFFFB3", "#BEBADA", "#FB8072", "#80B1D3", "#FDB462", "#B3DE69", "#FCCDE5",
          "#D9D9D9", "#BC80BD", "#CCEBC5", "#FFED6F")


## code

targetmatvec=unlist(targetmat)+1
yrange=range(targetmatvec[targetmatvec>0]);
# yrange[1]=1; # set the minimum value to 1
for(i in 1:length(targetmat)){
  vali=targetmat[[i]]+1;
  if(i==1){
    plot(1:length(vali),vali,type='b',las=1,pch=20,main=paste('sgRNAs in',targetgene),ylab='Read counts',xlab='Samples',xlim=c(0.7,length(vali)+0.3),ylim = yrange,col=colors[(i %% length(colors))],xaxt='n',log='y')
    axis(1,at=1:length(vali),labels=(collabel),las=2)
    # lines(0:100,rep(1,101),col='black');
  }else{
    lines(1:length(vali),vali,type='b',pch=20,col=colors[(i %% length(colors))])
  }
}




# parameters
# Do not modify the variables beginning with "__"
targetmat=list(c(1561.1034409153513,1381.5058931810659,1482.1300890794357,6001.670817703708,5912.6788814669835,5959.584695432214),c(1562.8246133970663,1672.160379798381,1599.3217705415307,4496.189836434949,4547.28505257236,4725.543971131548),c(1399.3132276341573,1542.9806079684631,1621.7260625857548,5589.857634486693,5963.888342390549,5865.3298169142),c(1366.6109504815754,1397.6533646598057,1358.044779296041,4721.224362783045,4965.591547981711,4802.926062754362),c(1392.428537707298,1361.7700947070507,1339.087301412467,2629.5284403774967,2531.7036861088677,2543.1362592730848),c(1425.1308148598798,1345.6226232283109,1328.7468589305174,5143.164099685724,5318.303902432787,5305.036927946005))
targetgene="Irf1"
collabel=c("ahEGFRv3_1to2rep1","ahEGFRv3_1to2rep2","ahEGFRv3_1to2rep3","amCD19_1to2rep1","amCD19_1to2rep2","amCD19_1to2rep3")

# set up color using RColorBrewer
#library(RColorBrewer)
#colors <- brewer.pal(length(targetgenelist), "Set1")

colors=c( "#E41A1C", "#377EB8", "#4DAF4A", "#984EA3", "#FF7F00",  "#A65628", "#F781BF",
          "#999999", "#66C2A5", "#FC8D62", "#8DA0CB", "#E78AC3", "#A6D854", "#FFD92F", "#E5C494", "#B3B3B3", 
          "#8DD3C7", "#FFFFB3", "#BEBADA", "#FB8072", "#80B1D3", "#FDB462", "#B3DE69", "#FCCDE5",
          "#D9D9D9", "#BC80BD", "#CCEBC5", "#FFED6F")


## code

targetmatvec=unlist(targetmat)+1
yrange=range(targetmatvec[targetmatvec>0]);
# yrange[1]=1; # set the minimum value to 1
for(i in 1:length(targetmat)){
  vali=targetmat[[i]]+1;
  if(i==1){
    plot(1:length(vali),vali,type='b',las=1,pch=20,main=paste('sgRNAs in',targetgene),ylab='Read counts',xlab='Samples',xlim=c(0.7,length(vali)+0.3),ylim = yrange,col=colors[(i %% length(colors))],xaxt='n',log='y')
    axis(1,at=1:length(vali),labels=(collabel),las=2)
    # lines(0:100,rep(1,101),col='black');
  }else{
    lines(1:length(vali),vali,type='b',pch=20,col=colors[(i %% length(colors))])
  }
}




# parameters
# Do not modify the variables beginning with "__"
targetmat=list(c(2667.8173466579874,2832.984162770004,3024.579425970244,4241.338235345731,4402.287477822489,4239.142252359574),c(1743.5477239771235,1717.0144672393246,1847.4923901083198,3463.843946813061,3313.0795055942867,3552.012551558495),c(2554.2199628648086,2649.9794860109537,2595.4510629693373,4550.198122758492,4527.721887725155,4559.143383130609),c(2492.257753523075,2298.323440473955,2286.961195591176,3942.604901618634,3906.8790974270937,4056.4506977012006),c(2268.505330900147,2583.595436598357,2461.0253107039935,4910.815951231315,4707.818081759718,4791.289657999051),c(1963.8578016366218,1855.1650565574312,2004.3224344178882,3148.795609925727,3173.835802858299,3269.829736242218))
targetgene="Nprl3"
collabel=c("ahEGFRv3_1to2rep1","ahEGFRv3_1to2rep2","ahEGFRv3_1to2rep3","amCD19_1to2rep1","amCD19_1to2rep2","amCD19_1to2rep3")

# set up color using RColorBrewer
#library(RColorBrewer)
#colors <- brewer.pal(length(targetgenelist), "Set1")

colors=c( "#E41A1C", "#377EB8", "#4DAF4A", "#984EA3", "#FF7F00",  "#A65628", "#F781BF",
          "#999999", "#66C2A5", "#FC8D62", "#8DA0CB", "#E78AC3", "#A6D854", "#FFD92F", "#E5C494", "#B3B3B3", 
          "#8DD3C7", "#FFFFB3", "#BEBADA", "#FB8072", "#80B1D3", "#FDB462", "#B3DE69", "#FCCDE5",
          "#D9D9D9", "#BC80BD", "#CCEBC5", "#FFED6F")


## code

targetmatvec=unlist(targetmat)+1
yrange=range(targetmatvec[targetmatvec>0]);
# yrange[1]=1; # set the minimum value to 1
for(i in 1:length(targetmat)){
  vali=targetmat[[i]]+1;
  if(i==1){
    plot(1:length(vali),vali,type='b',las=1,pch=20,main=paste('sgRNAs in',targetgene),ylab='Read counts',xlab='Samples',xlim=c(0.7,length(vali)+0.3),ylim = yrange,col=colors[(i %% length(colors))],xaxt='n',log='y')
    axis(1,at=1:length(vali),labels=(collabel),las=2)
    # lines(0:100,rep(1,101),col='black');
  }else{
    lines(1:length(vali),vali,type='b',pch=20,col=colors[(i %% length(colors))])
  }
}




# parameters
# Do not modify the variables beginning with "__"
targetmat=list(c(1235.8018418712484,1257.7086118440614,1185.7040712635485,3136.4187109765817,2943.105535101559,3148.8111267869904),c(998.2800393946018,963.4657982314706,1075.4060181227533,1770.4591360436418,1733.641637783186,1770.4789835204751),c(562.8234015207496,495.1891253480184,501.5114603745533,2838.8105498812256,2966.6964103584824,2974.8468756951),c(826.1627912231187,837.8743533968283,877.214203885387,6189.574647204368,6288.982111174983,6181.258206020877),c(1154.9067352306513,1062.1447906015467,1066.7889827211288,5913.907352427951,6268.84355912639,6074.203282272021),c(2404.4779569556185,2653.5678130062292,2573.0467709251134,21874.481133666628,21856.658231938967,22028.877842278092))
targetgene="Ifngr1"
collabel=c("ahEGFRv3_1to2rep1","ahEGFRv3_1to2rep2","ahEGFRv3_1to2rep3","amCD19_1to2rep1","amCD19_1to2rep2","amCD19_1to2rep3")

# set up color using RColorBrewer
#library(RColorBrewer)
#colors <- brewer.pal(length(targetgenelist), "Set1")

colors=c( "#E41A1C", "#377EB8", "#4DAF4A", "#984EA3", "#FF7F00",  "#A65628", "#F781BF",
          "#999999", "#66C2A5", "#FC8D62", "#8DA0CB", "#E78AC3", "#A6D854", "#FFD92F", "#E5C494", "#B3B3B3", 
          "#8DD3C7", "#FFFFB3", "#BEBADA", "#FB8072", "#80B1D3", "#FDB462", "#B3DE69", "#FCCDE5",
          "#D9D9D9", "#BC80BD", "#CCEBC5", "#FFED6F")


## code

targetmatvec=unlist(targetmat)+1
yrange=range(targetmatvec[targetmatvec>0]);
# yrange[1]=1; # set the minimum value to 1
for(i in 1:length(targetmat)){
  vali=targetmat[[i]]+1;
  if(i==1){
    plot(1:length(vali),vali,type='b',las=1,pch=20,main=paste('sgRNAs in',targetgene),ylab='Read counts',xlab='Samples',xlim=c(0.7,length(vali)+0.3),ylim = yrange,col=colors[(i %% length(colors))],xaxt='n',log='y')
    axis(1,at=1:length(vali),labels=(collabel),las=2)
    # lines(0:100,rep(1,101),col='black');
  }else{
    lines(1:length(vali),vali,type='b',pch=20,col=colors[(i %% length(colors))])
  }
}




# parameters
# Do not modify the variables beginning with "__"
targetmat=list(c(1611.0174428850814,1492.744030034606,1494.1939386417102,3679.314505791362,3381.5505825595037,3530.485202761171),c(2036.1470458686447,1914.3724519794769,2085.3225671931596,5619.112122911946,5352.251747314702,5508.092190926171),c(2359.7274724310328,2283.970132492853,2283.514381430526,11305.73460372832,11572.762781524469,10995.238853292783),c(698.7960275762213,762.5194864960429,685.9160179693203,1211.8109243844945,1315.3351423738345,1184.0041838528318),c(3148.024469056425,3419.6756264975475,3474.388673935049,12896.166118693485,12886.371762294137,13028.700584283273),c(2201.379604113268,2377.2666343700157,2319.7059301173495,7749.626501112541,8284.424925589881,8348.538591697436))
targetgene="Tsc2"
collabel=c("ahEGFRv3_1to2rep1","ahEGFRv3_1to2rep2","ahEGFRv3_1to2rep3","amCD19_1to2rep1","amCD19_1to2rep2","amCD19_1to2rep3")

# set up color using RColorBrewer
#library(RColorBrewer)
#colors <- brewer.pal(length(targetgenelist), "Set1")

colors=c( "#E41A1C", "#377EB8", "#4DAF4A", "#984EA3", "#FF7F00",  "#A65628", "#F781BF",
          "#999999", "#66C2A5", "#FC8D62", "#8DA0CB", "#E78AC3", "#A6D854", "#FFD92F", "#E5C494", "#B3B3B3", 
          "#8DD3C7", "#FFFFB3", "#BEBADA", "#FB8072", "#80B1D3", "#FDB462", "#B3DE69", "#FCCDE5",
          "#D9D9D9", "#BC80BD", "#CCEBC5", "#FFED6F")


## code

targetmatvec=unlist(targetmat)+1
yrange=range(targetmatvec[targetmatvec>0]);
# yrange[1]=1; # set the minimum value to 1
for(i in 1:length(targetmat)){
  vali=targetmat[[i]]+1;
  if(i==1){
    plot(1:length(vali),vali,type='b',las=1,pch=20,main=paste('sgRNAs in',targetgene),ylab='Read counts',xlab='Samples',xlim=c(0.7,length(vali)+0.3),ylim = yrange,col=colors[(i %% length(colors))],xaxt='n',log='y')
    axis(1,at=1:length(vali),labels=(collabel),las=2)
    # lines(0:100,rep(1,101),col='black');
  }else{
    lines(1:length(vali),vali,type='b',pch=20,col=colors[(i %% length(colors))])
  }
}




# parameters
# Do not modify the variables beginning with "__"
targetmat=list(c(927.7119676442937,913.2292202976137,958.2143366606584,1545.9871960114165,1623.1672951166174,1490.0416289174948),c(1709.1242743428268,1675.7487067936565,1721.6836732446004,2578.8956719491753,2684.1812944767885,2635.063856840037),c(1292.6005337678378,1128.5288400141435,1216.7253987093973,2667.2217235408025,2854.4959060877486,2693.827700854354),c(1070.5692836266246,1112.3813685354037,1232.2360624323217,1755.2693055151453,1708.3246009220975,1629.6784859812194),c(636.8338182344874,592.0739542204568,697.9798675315948,1210.6857517527542,1217.5193181378102,1255.5680730979907),c(724.6136148019436,685.3704560976197,789.3204427888157,2112.511616092747,2079.449345817602,2000.8797976756207))
targetgene="Etv5"
collabel=c("ahEGFRv3_1to2rep1","ahEGFRv3_1to2rep2","ahEGFRv3_1to2rep3","amCD19_1to2rep1","amCD19_1to2rep2","amCD19_1to2rep3")

# set up color using RColorBrewer
#library(RColorBrewer)
#colors <- brewer.pal(length(targetgenelist), "Set1")

colors=c( "#E41A1C", "#377EB8", "#4DAF4A", "#984EA3", "#FF7F00",  "#A65628", "#F781BF",
          "#999999", "#66C2A5", "#FC8D62", "#8DA0CB", "#E78AC3", "#A6D854", "#FFD92F", "#E5C494", "#B3B3B3", 
          "#8DD3C7", "#FFFFB3", "#BEBADA", "#FB8072", "#80B1D3", "#FDB462", "#B3DE69", "#FCCDE5",
          "#D9D9D9", "#BC80BD", "#CCEBC5", "#FFED6F")


## code

targetmatvec=unlist(targetmat)+1
yrange=range(targetmatvec[targetmatvec>0]);
# yrange[1]=1; # set the minimum value to 1
for(i in 1:length(targetmat)){
  vali=targetmat[[i]]+1;
  if(i==1){
    plot(1:length(vali),vali,type='b',las=1,pch=20,main=paste('sgRNAs in',targetgene),ylab='Read counts',xlab='Samples',xlim=c(0.7,length(vali)+0.3),ylim = yrange,col=colors[(i %% length(colors))],xaxt='n',log='y')
    axis(1,at=1:length(vali),labels=(collabel),las=2)
    # lines(0:100,rep(1,101),col='black');
  }else{
    lines(1:length(vali),vali,type='b',pch=20,col=colors[(i %% length(colors))])
  }
}




# parameters
# Do not modify the variables beginning with "__"
targetmat=list(c(1337.3510182924233,1379.711729683428,1423.5342483483882,2223.341120319184,2180.717493261957,2084.08009167609),c(1793.4617259468534,1722.396957732238,1685.4921245577768,1873.9750181637658,1886.694633352495,1747.2061740098543),c(1316.6969485118454,1246.9436308582347,1190.8742925045233,2763.423983554613,2676.7012608587393,2682.191296099044),c(1733.2206890868345,1749.3094101968043,1611.3856201038052,3005.336099378816,3055.8814265736814,2915.501211443017),c(798.6240315156814,862.9926423637568,828.9588056362891,1632.6254886554332,1623.1672951166174,1632.0057669322816),c(1500.8624040553323,1499.9206840251572,1501.08756696301,2711.103456178681,2803.861832365571,2646.1184413575816))
targetgene="Cbfa2t3"
collabel=c("ahEGFRv3_1to2rep1","ahEGFRv3_1to2rep2","ahEGFRv3_1to2rep3","amCD19_1to2rep1","amCD19_1to2rep2","amCD19_1to2rep3")

# set up color using RColorBrewer
#library(RColorBrewer)
#colors <- brewer.pal(length(targetgenelist), "Set1")

colors=c( "#E41A1C", "#377EB8", "#4DAF4A", "#984EA3", "#FF7F00",  "#A65628", "#F781BF",
          "#999999", "#66C2A5", "#FC8D62", "#8DA0CB", "#E78AC3", "#A6D854", "#FFD92F", "#E5C494", "#B3B3B3", 
          "#8DD3C7", "#FFFFB3", "#BEBADA", "#FB8072", "#80B1D3", "#FDB462", "#B3DE69", "#FCCDE5",
          "#D9D9D9", "#BC80BD", "#CCEBC5", "#FFED6F")


## code

targetmatvec=unlist(targetmat)+1
yrange=range(targetmatvec[targetmatvec>0]);
# yrange[1]=1; # set the minimum value to 1
for(i in 1:length(targetmat)){
  vali=targetmat[[i]]+1;
  if(i==1){
    plot(1:length(vali),vali,type='b',las=1,pch=20,main=paste('sgRNAs in',targetgene),ylab='Read counts',xlab='Samples',xlim=c(0.7,length(vali)+0.3),ylim = yrange,col=colors[(i %% length(colors))],xaxt='n',log='y')
    axis(1,at=1:length(vali),labels=(collabel),las=2)
    # lines(0:100,rep(1,101),col='black');
  }else{
    lines(1:length(vali),vali,type='b',pch=20,col=colors[(i %% length(colors))])
  }
}



dev.off()
Sweave("cd19_1to2_v_egfr_1to2_summary.Rnw");
library(tools);

texi2dvi("cd19_1to2_v_egfr_1to2_summary.tex",pdf=TRUE);
